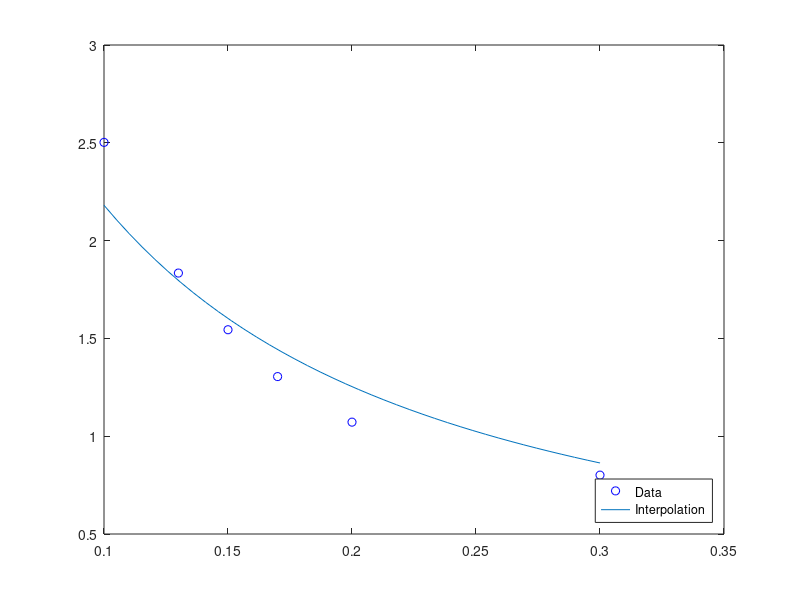
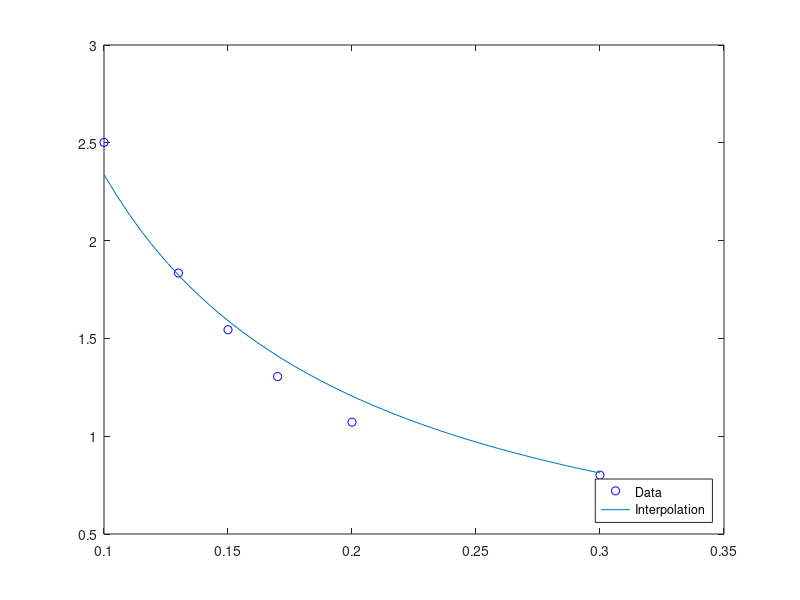

Source code (MATLAB) for these figures, in order:
clear options;
A=importdata("S1.DAT")
xi=A(:,1); yi = A(:,2);

qrfunc = @(xi, p) p(3)*(1 -exp(p(1)*xi.^p(2)));
p = [0, 0.4,yi(end)]; wt = ones(size(yi));
dp = [0.001; 0.001; 0.001]; % bidirectional numeric gradient stepsize

[f, pint, kvg, iter, corp, covp, covr, stdresid, Z, r] =  leasqr(xi, yi, p, qrfunc);
pint

xinterp = linspace(xi(1), xi(end),40)';  yinterp = qrfunc(xinterp,pint);
figure(1)
plot(xi, yi,'bo', xinterp, yinterp)
legend('Data', 'Interpolation', 'location', 'southeast')

%% now try with a constraint on p(2)
options.bounds = [-28, 30; -1, 2 ;-20 , 20];
pint(2) = 0;

[f, pint, kvg, iter, corp, covp, covr, stdresid, Z, r] = ...
   leasqr(xi, yi, p, qrfunc, 0.000001, 200, wt, dp, "dfdp", options);
pint
yinterp = qrfunc(xinterp,pint);
figure(2)
plot(xi, yi,'bo', xinterp, yinterp)
legend('Data', 'Interpolation', 'location', 'southeast')
